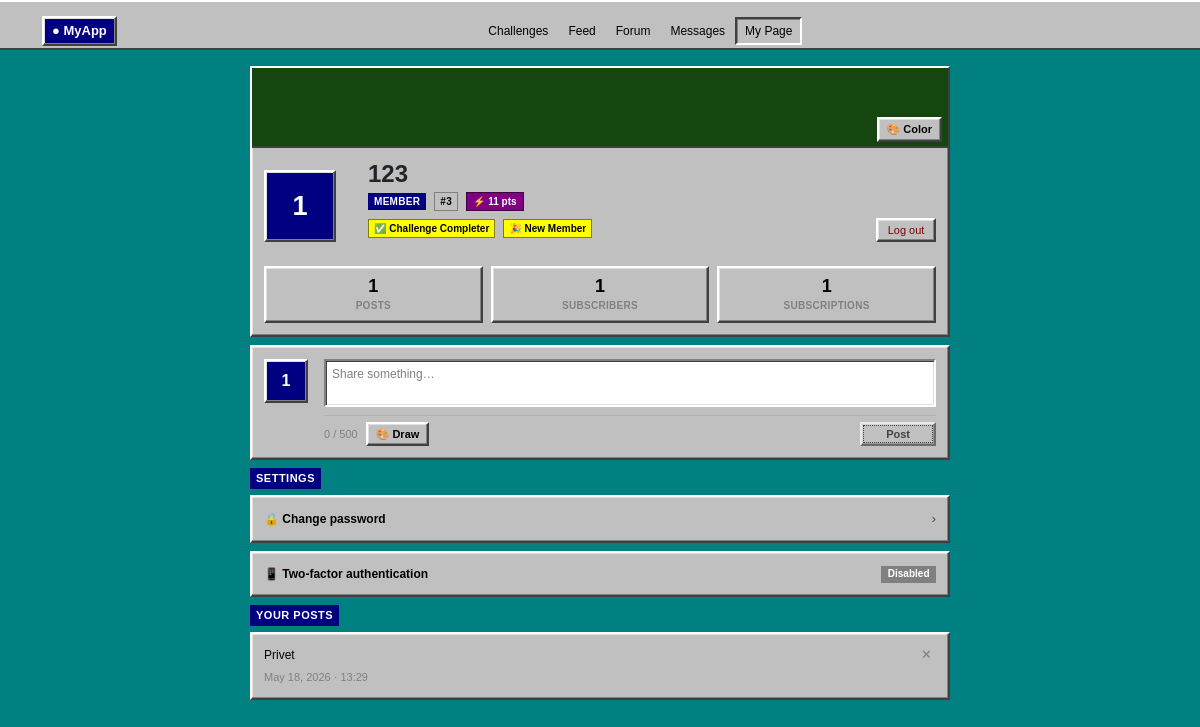
Screenshot of /user (signed in) with the database file from the repository.
### app.py (models this page shows, shortened)
class User(db.Model):
    id           = db.Column(db.Integer, primary_key=True)
    username     = db.Column(db.String(80), unique=True, nullable=False)
    password     = db.Column(db.String(256), nullable=False)
    avatar       = db.Column(db.String(256), nullable=True)
    totp_secret  = db.Column(db.String(32),  nullable=True)
    totp_enabled = db.Column(db.Boolean, default=False, nullable=False)
    is_admin     = db.Column(db.Boolean, default=False, nullable=False)
    banner_color = db.Column(db.String(7),  nullable=True)
    points       = db.Column(db.Integer,    default=0,   nullable=False)
    posts        = db.relationship("Post", backref="author", lazy=True)
    following = db.relationship(
        "User", secondary=follows,
        primaryjoin=(follows.c.follower_id == id),
        secondaryjoin=(follows.c.followed_id == id),
        backref=db.backref("followers", lazy="dynamic"),
        lazy="dynamic",
    )

class Achievement(db.Model):
    __tablename__ = "achievement"
    id        = db.Column(db.Integer, primary_key=True)
    user_id   = db.Column(db.Integer, db.ForeignKey("user.id"), nullable=False)
    kind      = db.Column(db.String(50), nullable=False)
    earned_at = db.Column(db.DateTime, server_default=db.func.now())
    __table_args__ = (db.UniqueConstraint("user_id", "kind"),)

class Post(db.Model):
    id         = db.Column(db.Integer, primary_key=True)
    body       = db.Column(db.String(500), nullable=True)
    image      = db.Column(db.String(256), nullable=True)
    created_at = db.Column(db.DateTime, server_default=db.func.now())
    user_id    = db.Column(db.Integer, db.ForeignKey("user.id"), nullable=False)

### app.py (the view, shortened to what this page needs)
@app.route("/user", methods=["GET", "POST"])
def user_page():
    user = get_viewer()
    if not user:
        return redirect(url_for("login"))
    posts = Post.query.filter_by(user_id=user.id).order_by(Post.created_at.desc()).all()
    achievements = Achievement.query.filter_by(user_id=user.id).all()
    return render_template("user.html", username=user.username, posts=posts,
                           user=user, avatar=user.avatar,
                           followers_count=user.followers.count(),
                           following_count=user.following.count(),
                           achievements=achievements,
                           achievement_defs=ACHIEVEMENT_DEFS)

### app.py (called while the page is built)
def get_viewer():
    me = session.get("username")
    return User.query.filter_by(username=me).first() if me else None

@app.context_processor
def inject_unread():
    username = session.get("username")
    if username:
        user = User.query.filter_by(username=username).first()
        if user:
            count = Message.query.filter_by(receiver_id=user.id, is_read=False).count()
            return {"unread_count": count, "viewer_is_admin": user.is_admin}
    return {"unread_count": 0, "viewer_is_admin": False}

### templates/user.html (shortened to what this page needs)
{% extends "base.html" %}
{% block content %}
<div class="profile-wrap">
  <div class="card mb-3 overflow-hidden">
    <div class="profile-banner" id="profileBanner"
         {% if user.banner_color %}style="background:{{ user.banner_color }}"{% endif %}>
      <label class="banner-edit-btn" for="bannerColorInput" title="Change banner color">
        &#127912; Color
      </label>
    </div>
    <div class="card-body px-4 pb-4">
      <div class="d-flex align-items-end gap-3 mt-n4 mb-4">
        <label class="profile-avatar-wrap" for="avatarInput" title="Change photo">
          <div class="av av-lg">
            {% if avatar %}
              <img src="{{ url_for('static', filename='uploads/' ~ avatar) }}" alt="">
            {% else %}
              {{ username[0].upper() }}
            {% endif %}
          </div>
        </label>
        <div class="flex-grow-1 pb-1">
          <h4 class="fw-bold mb-0">{{ username }}</h4>
          <div class="d-flex align-items-center gap-2 mt-1 flex-wrap">
            <span class="pill">Member</span>
            <span class="profile-id-badge">#{{ user.id }}</span>
            <span class="points-badge" title="Achievement points">
              &#9889; {{ user.points }} pts
            </span>
          </div>
          {% if achievements %}
          <div class="d-flex flex-wrap gap-2 mt-2">
            {% for ach in achievements %}
            {% set d = achievement_defs[ach.kind] %}
            <span class="achievement-badge" title="{{ d.label }} (+{{ d.points }} pts)">
              {{ d.icon|safe }} {{ d.label }}
            </span>
            {% endfor %}
          </div>
          {% endif %}
        </div>
        <a href="/logout" class="btn btn-sm btn-outline-danger">Log out</a>
      </div>
      <div class="row g-2">
        <div class="col-4"><div class="stat-box"><div class="stat-num">{{ posts|length }}</div><div class="stat-label">Posts</div></div></div>
        <div class="col-4">
          <a href="/u/{{ username }}/followers" class="text-decoration-none">
            <div class="stat-box stat-box-link"><div class="stat-num">{{ followers_count }}</div><div class="stat-label">Subscribers</div></div>
          </a>
        </div>
        <div class="col-4">
          <a href="/u/{{ username }}/following" class="text-decoration-none">
            <div class="stat-box stat-box-link"><div class="stat-num">{{ following_count }}</div><div class="stat-label">Subscriptions</div></div>
          </a>
        </div>
      </div>
    </div>
  </div>
  <div class="card compose-card mb-3">
    <div class="card-body">
      <form method="POST" action="/user" id="composeForm">
        <div class="d-flex gap-3">
          <div class="av av-md">{{ username[0].upper() }}</div>
          <div class="flex-grow-1">
            <textarea name="body" id="bodyInput" class="form-control"
                      rows="2" maxlength="500"
                      placeholder="Share something…"></textarea>
            {% set g_id = "user" %}{% set g_btn_id = "postBtn" %}
            <hr class="compose-divider">
            <div class="d-flex justify-content-between align-items-center">
              <div class="d-flex align-items-center gap-2">
                <span id="charCount" class="post-meta">0 / 500</span>
                <button type="button" class="btn-draw"
                        data-bs-toggle="collapse" data-bs-target="#userGraffiti">
                  &#127912; Draw
                </button>
              </div>
              <button type="submit" class="btn btn-primary btn-sm px-4"
                      id="postBtn" disabled>Post</button>
            </div>
          </div>
        </div>
      </form>
    </div>
  </div>
  <p class="section-label">Settings</p>
  <div class="card mb-3">
    <div class="card-body px-4 py-3">
      <button class="btn-settings-toggle w-100 d-flex justify-content-between align-items-center"
              type="button" data-bs-toggle="collapse" data-bs-target="#pwForm">
        <span class="fw-semibold">&#128274; Change password</span>
        <span class="text-muted" style="font-size:.85rem">&#8250;</span>
      </button>
    </div>
  </div>
  <div class="card mb-3">
    <div class="card-body px-4 py-3">
      <button class="btn-settings-toggle w-100 d-flex justify-content-between align-items-center"
              type="button" data-bs-toggle="collapse" data-bs-target="#tfaSection">
        <span class="fw-semibold">&#128241; Two-factor authentication</span>
        {% if user.totp_enabled %}
          <span class="badge bg-success ms-2">Enabled</span>
        {% else %}
          <span class="badge bg-secondary ms-2">Disabled</span>
        {% endif %}
      </button>
    </div>
  </div>
  <p class="section-label">Your posts</p>
  {% if posts %}
  <div class="card">
    <div class="card-body px-4 py-3">
      {% for post in posts %}
      <div class="post-item">
        <div class="d-flex justify-content-between align-items-start">
          <div class="flex-grow-1 min-w-0">
            {% if post.body %}<p class="post-body mb-1">{{ post.body }}</p>{% endif %}
            <span class="post-meta">{{ post.created_at.strftime("%b %d, %Y · %H:%M") }}</span>
          </div>
          <form method="POST" action="/post/{{ post.id }}/delete" class="ms-3 flex-shrink-0">
            <button type="submit" class="btn-delete-post" title="Delete post"
                    onclick="return confirm('Delete this post?')">&#10005;</button>
          </form>
        </div>
      </div>
      {% endfor %}
    </div>
  </div>
  {% endif %}
</div>
{% endblock %}

### rows the page displays
User: username "1", username "123", id "3", points "11"
Achievement: icon "✅", label "Challenge Completer"
Achievement: icon "🎉", label "New Member"
Post: body "Privet", created_at "May 18, 2026 · 13:29"

### other values shown
{{ posts|length }} "1"
{{ followers_count }} "1"
{{ following_count }} "1"
